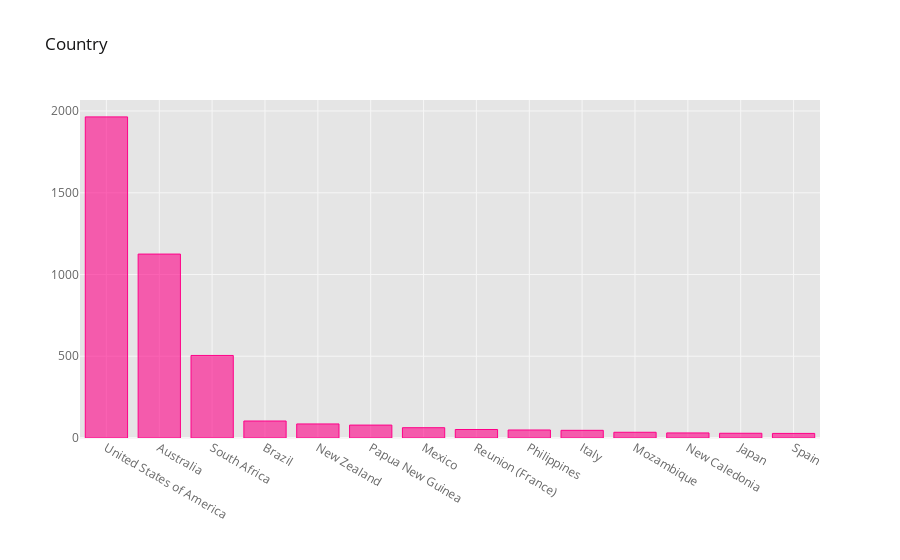

The cell this chart's notebook holds for it:
### Code cell
df["Country"].value_counts().iplot(kind="bar",color = "pink", title= "Country")

### Figure 1 — Plotly figure (JSON) as saved in the notebook; plotly's stock layout.template omitted (floating-point values rounded to 4 significant figures)
{"data": [{"marker": {"color": "rgba(255, 0, 136, 0.6)", "line": {"color": "rgba(255, 0, 136, 1.0)", "width": 1}}, "name": "Country", "orientation": "v", "text": "", "type": "bar", "x": ["United States of America", "Australia", "South Africa", "Brazil", "New Zealand", "Papua New Guinea", "Mexico", "Reunion (France)", "Philippines", "Italy", "Mozambique", "New Caledonia", "Japan", "Spain"], "y": [1964, 1125, 505, 104, 86, 79, 63, 52, 49, 47, 35, 31, 29, 28]}], "layout": {"legend": {"bgcolor": "#FFFFFF", "font": {"color": "#666666"}}, "paper_bgcolor": "#FFFFFF", "plot_bgcolor": "#E5E5E5", "title": {"font": {"color": "#151516"}, "text": "Country"}, "xaxis": {"gridcolor": "#F6F6F6", "showgrid": true, "tickfont": {"color": "#666666"}, "title": {"font": {"color": "#666666"}, "text": ""}, "zerolinecolor": "#F6F6F6"}, "yaxis": {"gridcolor": "#F6F6F6", "showgrid": true, "tickfont": {"color": "#666666"}, "title": {"font": {"color": "#666666"}, "text": ""}, "zerolinecolor": "#F6F6F6"}}}
